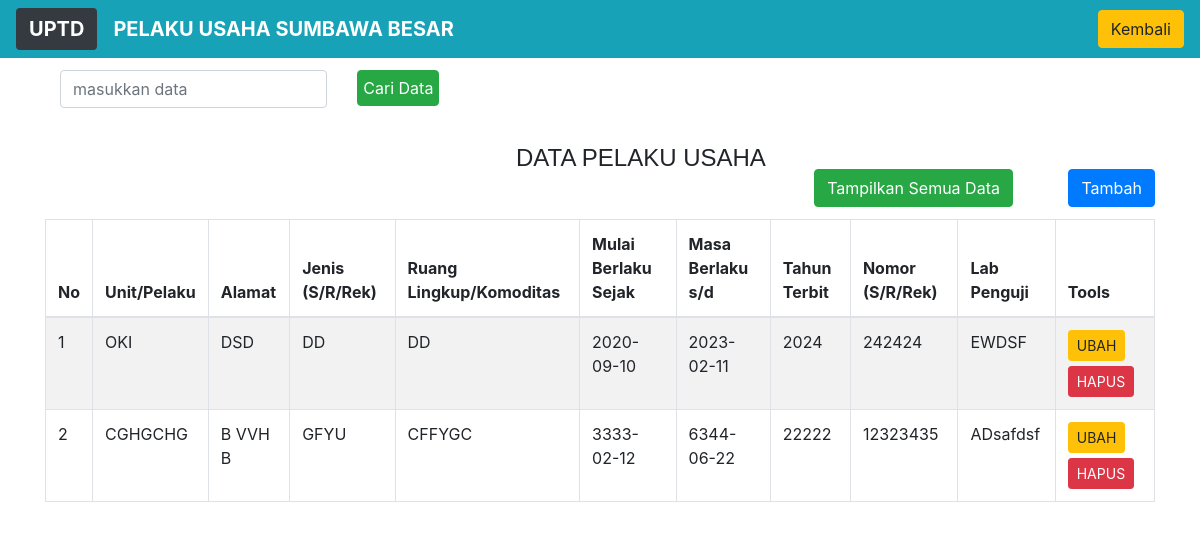
The page /ksbtampil.php on the database its author committed.
### tables this page shows
CREATE TABLE `ksb` (
  `nomor` int(50) NOT NULL,
  `unit` varchar(50) NOT NULL,
  `alamat` text NOT NULL,
  `jenis` varchar(50) NOT NULL,
  `rlk` varchar(50) NOT NULL,
  `mulai` date NOT NULL,
  `sampai` date NOT NULL,
  `tahun` int(20) NOT NULL,
  `rek` varchar(50) NOT NULL,
  `lab` varchar(50) NOT NULL
);

### functions.php (called while the page is built, shortened)
<?php
include "koneksi.php";
 function query($query){
    global $koneksi;
     $result = mysqli_query($koneksi, $query);
     $rows = [] ;
     while  ( $row = mysqli_fetch_assoc($result)){
         $rows [] = $row;
     }
     return $rows;
 }
 ?>

### ksbtampil.php (the view, shortened to what this page needs)
<?php
require 'functions.php';
$tampil = query("SELECT * FROM ksb");
?>
<!DOCTYPE html>
<html>
<head>
    <link rel="stylesheet" type="text/css" href="css/tampil.css">
	<link rel="stylesheet" href="css/bootstrap.css">
	<link rel="stylesheet" href="css/bootstrap.min.css">
</head>
<body style ="background-image: url(css/q.png)">
<nav class="navbar navbar-expand-lg navbar-dark bg-info">
  <a class="navbar-brand btn bg-dark" href="#"><b>UPTD</b></a>
  <a class="navbar-brand" href="#"><b>PELAKU USAHA SUMBAWA BESAR</b></a>
  <div class="collapse navbar-collapse" id="navbarNav">
    <ul class="navbar-nav ml-auto">
	<li class="nav-item">
        <a class=" btn btn-warning " href="home.php">Kembali</a>
      </li>
    </ul>
  </div>
</nav>
<div class="container">
<div class="table-responsive">
	<table class="table table-bordered table-striped table-hover">
	<a  class="button btn btn-primary" href="ksbtambah.php">Tambah</a>
<a  class="button btn btn-success" href="ksbtampil.php">Tampilkan Semua Data</a>
	<h4>DATA PELAKU USAHA</h4>
	<form  action="" method ="POST">
	<div style="margin-top:12px" class="row">
	<div  class="col-sm-5">
<input class ="form-control" type="text" name="keyword" autofocous placeholder="masukkan data" autocomplete="off">
</div>
      <div class="col-sm-2">
			<button class="btn btn-success " type="submit" name="cari" style="padding : 5px">Cari Data</button>
			</div>
          </div>
	</form>
		<thead>
			<tr>
				<th >No</th>
				<th >Unit/Pelaku</th>
                <th >Alamat</th>
				<th >Jenis (S/R/Rek) </th>
				<th >Ruang Lingkup/Komoditas</th>
				<th >Mulai Berlaku Sejak</th>
				<th >Masa Berlaku s/d</th>
				<th >Tahun Terbit</th>
				<th>Nomor (S/R/Rek)</th>
				<th>Lab Penguji</th>
				<th>Tools</th>
			</tr>
		</thead>
		<?php $i = 1; ?>
<?php foreach ($tampil as $row) : ?>
			<tr>
			<td><?= $i ?></td>
				<td><?php echo $row['unit']; ?></td>
				<td><?php echo $row['alamat']; ?></td>
				<td><?php echo $row['jenis']; ?></td>
				<td><?php echo $row['rlk']; ?></td>
				<td><?php echo $row['mulai']; ?></td>
				<td><?php echo $row['sampai']; ?></td>
				<td><?php echo $row['tahun']; ?></td>
				<td><?php echo $row['rek']; ?></td>
				<td><?php echo $row['lab']; ?></td>
				<td>
					<a href="ksbedit.php?nomor=<?php echo $row['nomor'];?>" type="button" class="btn btn-warning btn-sm" style= "margin-bottom:5px"  >UBAH</a>
					<a href="ksbhapus.php?nomor=<?php echo $row['nomor'];?>" type="button" class="btn btn-danger btn-sm">HAPUS</a>
				</td>
			</tr>
			<?php $i++ ;?>
<?php endforeach; ?>
	</table>
	</div>
</div>
</body>
</html>

### css/tampil.css (style rules this page uses)
body { background-image: url(q.png); background-position: center; background-size: cover; height: 100vh; }
h4 { font-family:Impact, Haettenschweiler, 'Arial Narrow Bold', sans-serif; position: absolute; font-size: medium; top: 18%; left: 43%; transform: translate(-50%,-50); }
.container { background: #fff; }
table { margin-top: 10%; }
.button { margin-left: 5%; float: right; margin-top: 10%; margin-bottom:1% ; }

### rows shown on the page
ksb: unit "OKI", alamat "DSD", jenis "DD", rlk "DD", mulai "2020-09-10", sampai "2023-02-11", tahun "2024", rek "242424", lab "EWDSF"
ksb: unit "CGHGCHG", alamat "B VVH B", jenis "GFYU", rlk "CFFYGC", mulai "3333-02-12", sampai "6344-06-22", tahun "22222", rek "12323435", lab "ADsafdsf"
